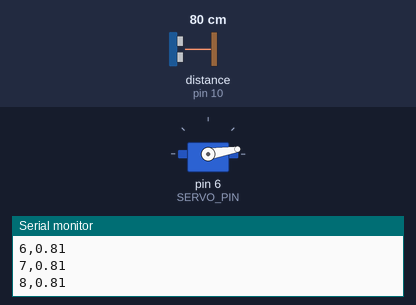
Bench run of a sketch on a simulated Arduino Uno, built with avr-gcc and run on an emulated ATmega328P. On the bench: servo, the last lines printed to the serial monitor. Wiring (inferred from the names in the program): ultrasonic range finder: trigger pin 9; echo pin 10. The test bench sets the inputs (shaded band); at power-on: distance to the obstacle (sensor on pin 10) 80 cm. The echo pulse lasts 58.3 µs per cm.

Above: at 1.2 s.
1.3 s: distance to the obstacle (sensor on pin 10) set to 2 cm
At 2.65 s:
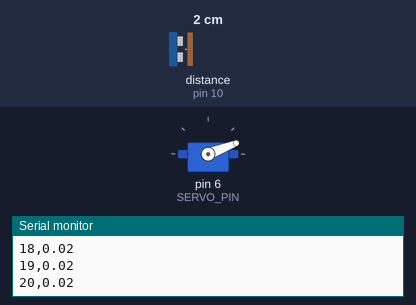
At 4.95 s:
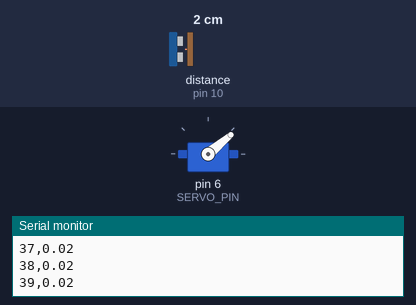
Timing chart, 0 to 21.0 s (numbered marks = the images above; inputs shaded):
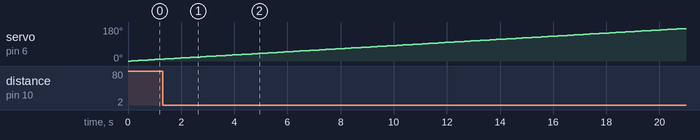

The sketch:

Sonar.ino
```cpp
#include <Servo.h>

Servo servo;

const int TRIG = 9;
const int ECHO = 10;
const int SERVO_PIN = 6;

unsigned long t;
float distance;

void setup() {
  Serial.begin(115200);

  servo.attach(SERVO_PIN);
  pinMode(TRIG, OUTPUT);
  pinMode(ECHO, INPUT);

  Serial.println("READY");
}

unsigned long measureEcho() {
  digitalWrite(TRIG, LOW);
  delayMicroseconds(2);
  digitalWrite(TRIG, HIGH);
  delayMicroseconds(10);
  digitalWrite(TRIG, LOW);

  return pulseIn(ECHO, HIGH, 30000); // timeout 30ms
}

void loop() {
  for (int ang = 0; ang <= 180; ang++) {
    servo.write(ang);
    delay(70);

    unsigned long t = measureEcho();
    float d = (t * 1e-6 *  348.02 / 2.0); // metros

    Serial.print(ang);
    Serial.print(",");
    Serial.println(d);

    delay(50);
  }
}
```
